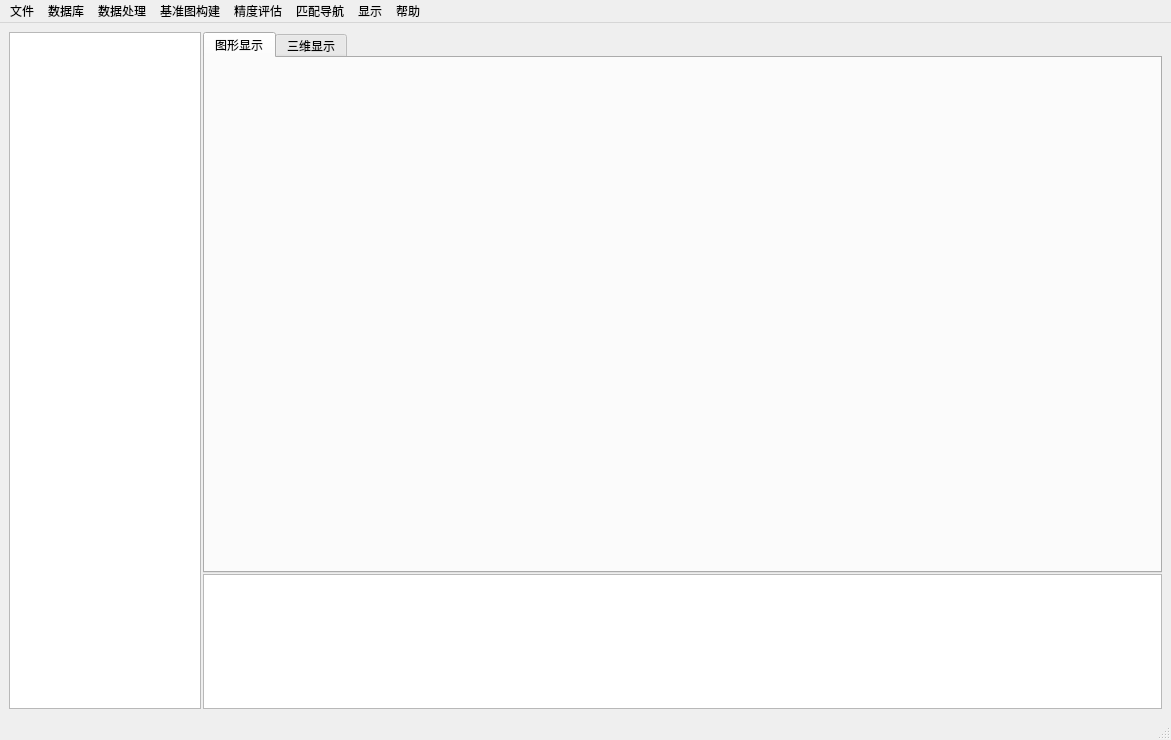
<?xml version="1.0" encoding="UTF-8"?>
<ui version="4.0">
 <class>MainWindow</class>
 <widget class="QMainWindow" name="MainWindow">
  <property name="geometry">
   <rect>
    <x>0</x>
    <y>0</y>
    <width>1171</width>
    <height>740</height>
   </rect>
  </property>
  <property name="windowTitle">
   <string>基于稀疏磁测数据地磁基准图高效构建软件</string>
  </property>
  <widget class="QWidget" name="centralwidget">
   <layout class="QVBoxLayout" name="verticalLayout_2">
    <item>
     <layout class="QHBoxLayout" name="horizontalLayout" stretch="1,5">
      <property name="spacing">
       <number>2</number>
      </property>
      <item>
       <widget class="QTreeWidget" name="treeWidget">
        <attribute name="headerVisible">
         <bool>false</bool>
        </attribute>
        <column>
         <property name="text">
          <string notr="true">1</string>
         </property>
        </column>
       </widget>
      </item>
      <item>
       <layout class="QVBoxLayout" name="verticalLayout" stretch="4,1">
        <property name="spacing">
         <number>1</number>
        </property>
        <item>
         <widget class="QTabWidget" name="tabWidget">
          <property name="currentIndex">
           <number>0</number>
          </property>
          <widget class="QWidget" name="tab_image">
           <attribute name="title">
            <string>图形显示</string>
           </attribute>
           <layout class="QHBoxLayout" name="horizontalLayout_3">
            <property name="spacing">
             <number>0</number>
            </property>
            <property name="leftMargin">
             <number>0</number>
            </property>
            <property name="topMargin">
             <number>0</number>
            </property>
            <property name="rightMargin">
             <number>0</number>
            </property>
            <property name="bottomMargin">
             <number>0</number>
            </property>
            <item>
             <layout class="QHBoxLayout" name="horizontalLayout_2">
              <property name="spacing">
               <number>0</number>
              </property>
             </layout>
            </item>
           </layout>
          </widget>
          <widget class="QWidget" name="tab_3d">
           <attribute name="title">
            <string>三维显示</string>
           </attribute>
           <layout class="QHBoxLayout" name="horizontalLayout_5">
            <property name="spacing">
             <number>0</number>
            </property>
            <property name="leftMargin">
             <number>0</number>
            </property>
            <property name="topMargin">
             <number>0</number>
            </property>
            <property name="rightMargin">
             <number>0</number>
            </property>
            <property name="bottomMargin">
             <number>0</number>
            </property>
            <item>
             <layout class="QHBoxLayout" name="horizontalLayout_4">
              <property name="spacing">
               <number>0</number>
              </property>
              <item>
               <widget class="OmgGLWidget" name="widget" native="true"/>
              </item>
             </layout>
            </item>
           </layout>
          </widget>
         </widget>
        </item>
        <item>
         <widget class="QTextBrowser" name="textBrowser"/>
        </item>
       </layout>
      </item>
     </layout>
    </item>
   </layout>
  </widget>
  <widget class="QMenuBar" name="menubar">
   <property name="geometry">
    <rect>
     <x>0</x>
     <y>0</y>
     <width>1171</width>
     <height>21</height>
    </rect>
   </property>
   <widget class="QMenu" name="menuFile">
    <property name="title">
     <string>文件</string>
    </property>
    <widget class="QMenu" name="menu_history">
     <property name="title">
      <string>历史工程</string>
     </property>
     <addaction name="action1"/>
    </widget>
    <addaction name="action_newproject"/>
    <addaction name="action_openproject"/>
    <addaction name="menu_history"/>
    <addaction name="separator"/>
    <addaction name="action_import"/>
    <addaction name="action_6"/>
    <addaction name="action_readlines"/>
    <addaction name="separator"/>
    <addaction name="action_exit"/>
   </widget>
   <widget class="QMenu" name="menu_2">
    <property name="title">
     <string>数据库</string>
    </property>
    <addaction name="action_query"/>
    <addaction name="action_anoquery"/>
    <addaction name="action_database"/>
   </widget>
   <widget class="QMenu" name="menu_3">
    <property name="title">
     <string>显示</string>
    </property>
    <addaction name="actionshow"/>
    <addaction name="action_3d"/>
   </widget>
   <widget class="QMenu" name="menu_4">
    <property name="title">
     <string>帮助</string>
    </property>
    <addaction name="action_manuals"/>
    <addaction name="action_about"/>
   </widget>
   <widget class="QMenu" name="menu_5">
    <property name="title">
     <string>数据处理</string>
    </property>
    <widget class="QMenu" name="menu_7">
     <property name="title">
      <string>数据延拓</string>
     </property>
     <addaction name="action_up"/>
     <addaction name="action_down"/>
     <addaction name="action_evaluate"/>
    </widget>
    <widget class="QMenu" name="menu_6">
     <property name="title">
      <string>复杂度</string>
     </property>
     <widget class="QMenu" name="menu_8">
      <property name="title">
       <string>复杂度计算</string>
      </property>
      <addaction name="action_shuimian"/>
      <addaction name="action_kongzhong"/>
     </widget>
     <addaction name="menu_8"/>
     <addaction name="action_3"/>
    </widget>
    <addaction name="action_correct"/>
    <addaction name="action_merge"/>
    <addaction name="menu_7"/>
    <addaction name="menu_6"/>
   </widget>
   <widget class="QMenu" name="menu_9">
    <property name="title">
     <string>匹配导航</string>
    </property>
    <addaction name="action_nav"/>
   </widget>
   <widget class="QMenu" name="menu_accuracy">
    <property name="title">
     <string>精度评估</string>
    </property>
    <addaction name="actionjianhexian"/>
    <addaction name="actionjianhexian2"/>
    <addaction name="action_xishushuixia"/>
    <addaction name="action_xishukongzhong"/>
   </widget>
   <widget class="QMenu" name="menu_map">
    <property name="title">
     <string>基准图构建</string>
    </property>
    <widget class="QMenu" name="menu">
     <property name="title">
      <string>分区建模</string>
     </property>
     <addaction name="action_subarea"/>
     <addaction name="action_build"/>
     <addaction name="action_suball"/>
    </widget>
    <addaction name="action_globalmodel"/>
    <addaction name="menu"/>
    <addaction name="action_auto"/>
   </widget>
   <addaction name="menuFile"/>
   <addaction name="menu_2"/>
   <addaction name="menu_5"/>
   <addaction name="menu_map"/>
   <addaction name="menu_accuracy"/>
   <addaction name="menu_9"/>
   <addaction name="menu_3"/>
   <addaction name="menu_4"/>
  </widget>
  <widget class="QStatusBar" name="statusbar"/>
  <action name="action_newproject">
   <property name="text">
    <string>新建工程</string>
   </property>
  </action>
  <action name="action_openproject">
   <property name="text">
    <string>打开工程</string>
   </property>
  </action>
  <action name="action_import">
   <property name="icon">
    <iconset resource="icons.qrc">
     <normaloff>:/icons/import.svg</normaloff>:/icons/import.svg</iconset>
   </property>
   <property name="text">
    <string>导入</string>
   </property>
  </action>
  <action name="action_6">
   <property name="icon">
    <iconset resource="icons.qrc">
     <normaloff>:/icons/export.svg</normaloff>:/icons/export.svg</iconset>
   </property>
   <property name="text">
    <string>导出</string>
   </property>
  </action>
  <action name="action_exit">
   <property name="text">
    <string>退出</string>
   </property>
  </action>
  <action name="action_manuals">
   <property name="text">
    <string>操作手册</string>
   </property>
  </action>
  <action name="action_11">
   <property name="text">
    <string>工具栏</string>
   </property>
  </action>
  <action name="action_12">
   <property name="text">
    <string>窗口</string>
   </property>
  </action>
  <action name="action_13">
   <property name="text">
    <string>布局</string>
   </property>
  </action>
  <action name="action_14">
   <property name="text">
    <string>主题</string>
   </property>
  </action>
  <action name="action_sql">
   <property name="text">
    <string>数据库</string>
   </property>
  </action>
  <action name="action_16">
   <property name="text">
    <string>位置查询</string>
   </property>
  </action>
  <action name="action_17">
   <property name="text">
    <string>数据剖面</string>
   </property>
  </action>
  <action name="action1">
   <property name="text">
    <string>1</string>
   </property>
  </action>
  <action name="action_query">
   <property name="text">
    <string>全球磁场查询</string>
   </property>
  </action>
  <action name="action_anoquery">
   <property name="text">
    <string>全球磁异常查询</string>
   </property>
  </action>
  <action name="action_correct">
   <property name="text">
    <string>通化改正</string>
   </property>
  </action>
  <action name="action_merge">
   <property name="text">
    <string>数据融合</string>
   </property>
  </action>
  <action name="action_taylor_build">
   <property name="text">
    <string>泰勒多项式</string>
   </property>
  </action>
  <action name="action_legendre_build">
   <property name="text">
    <string>勒让德多项式</string>
   </property>
  </action>
  <action name="action_polyhedral_build">
   <property name="text">
    <string>多面函数</string>
   </property>
  </action>
  <action name="action_spline_build">
   <property name="text">
    <string>样条函数</string>
   </property>
  </action>
  <action name="action_compress_build">
   <property name="text">
    <string>压缩感知</string>
   </property>
  </action>
  <action name="action_lssvmpso_build">
   <property name="text">
    <string>深度学习</string>
   </property>
  </action>
  <action name="action_sparsePara">
   <property name="text">
    <string>抽稀参数</string>
   </property>
  </action>
  <action name="action_up">
   <property name="text">
    <string>向上延拓</string>
   </property>
  </action>
  <action name="action_down">
   <property name="text">
    <string>向下延拓</string>
   </property>
  </action>
  <action name="actionTERCOM">
   <property name="text">
    <string>TERCOM</string>
   </property>
  </action>
  <action name="actionICCP">
   <property name="text">
    <string>ICCP</string>
   </property>
  </action>
  <action name="actionSITAN">
   <property name="text">
    <string>SITAN</string>
   </property>
  </action>
  <action name="action_subarea2">
   <property name="text">
    <string>分区</string>
   </property>
  </action>
  <action name="action_build2">
   <property name="text">
    <string>建模</string>
   </property>
  </action>
  <action name="action_suball2">
   <property name="text">
    <string>一键处理</string>
   </property>
  </action>
  <action name="action_evaluate">
   <property name="text">
    <string>精度评估</string>
   </property>
  </action>
  <action name="actionshow">
   <property name="text">
    <string>图像</string>
   </property>
  </action>
  <action name="actionjianhexian">
   <property name="text">
    <string>水下检核线</string>
   </property>
  </action>
  <action name="action_3d">
   <property name="text">
    <string>三维叠加显示</string>
   </property>
  </action>
  <action name="action_about">
   <property name="text">
    <string>关于</string>
   </property>
  </action>
  <action name="actionjianhexian2">
   <property name="text">
    <string>低空检核线</string>
   </property>
  </action>
  <action name="action_database">
   <property name="text">
    <string>数据库</string>
   </property>
  </action>
  <action name="action_navPara">
   <property name="text">
    <string>设置参数</string>
   </property>
  </action>
  <action name="action_readlines">
   <property name="text">
    <string>导入多条测线</string>
   </property>
  </action>
  <action name="action_globalmodel">
   <property name="text">
    <string>整图建模</string>
   </property>
  </action>
  <action name="action_subarea">
   <property name="text">
    <string>分区</string>
   </property>
  </action>
  <action name="action_build">
   <property name="text">
    <string>建模</string>
   </property>
  </action>
  <action name="action_suball">
   <property name="text">
    <string>一键处理</string>
   </property>
  </action>
  <action name="action_TERCOM_ICCP">
   <property name="text">
    <string>TERCOM-ICCP</string>
   </property>
  </action>
  <action name="action_nav">
   <property name="text">
    <string>处理</string>
   </property>
  </action>
  <action name="action_3">
   <property name="text">
    <string>测线间距计算</string>
   </property>
  </action>
  <action name="action_shuimian">
   <property name="text">
    <string>水面复杂度计算</string>
   </property>
  </action>
  <action name="action_kongzhong">
   <property name="text">
    <string>空中复杂度计算</string>
   </property>
  </action>
  <action name="action_auto">
   <property name="text">
    <string>一键成图</string>
   </property>
  </action>
  <action name="action_xishushuixia">
   <property name="text">
    <string>可稀疏性分析的水下检核线</string>
   </property>
  </action>
  <action name="action_xishukongzhong">
   <property name="text">
    <string>可稀疏性分析的低空检核线</string>
   </property>
  </action>
 </widget>
 <customwidgets>
  <customwidget>
   <class>OmgGLWidget</class>
   <extends>QWidget</extends>
   <header>3DView/omgglwidget.h</header>
   <container>1</container>
  </customwidget>
 </customwidgets>
 <resources>
  <include location="icons.qrc"/>
 </resources>
 <connections/>
</ui>
